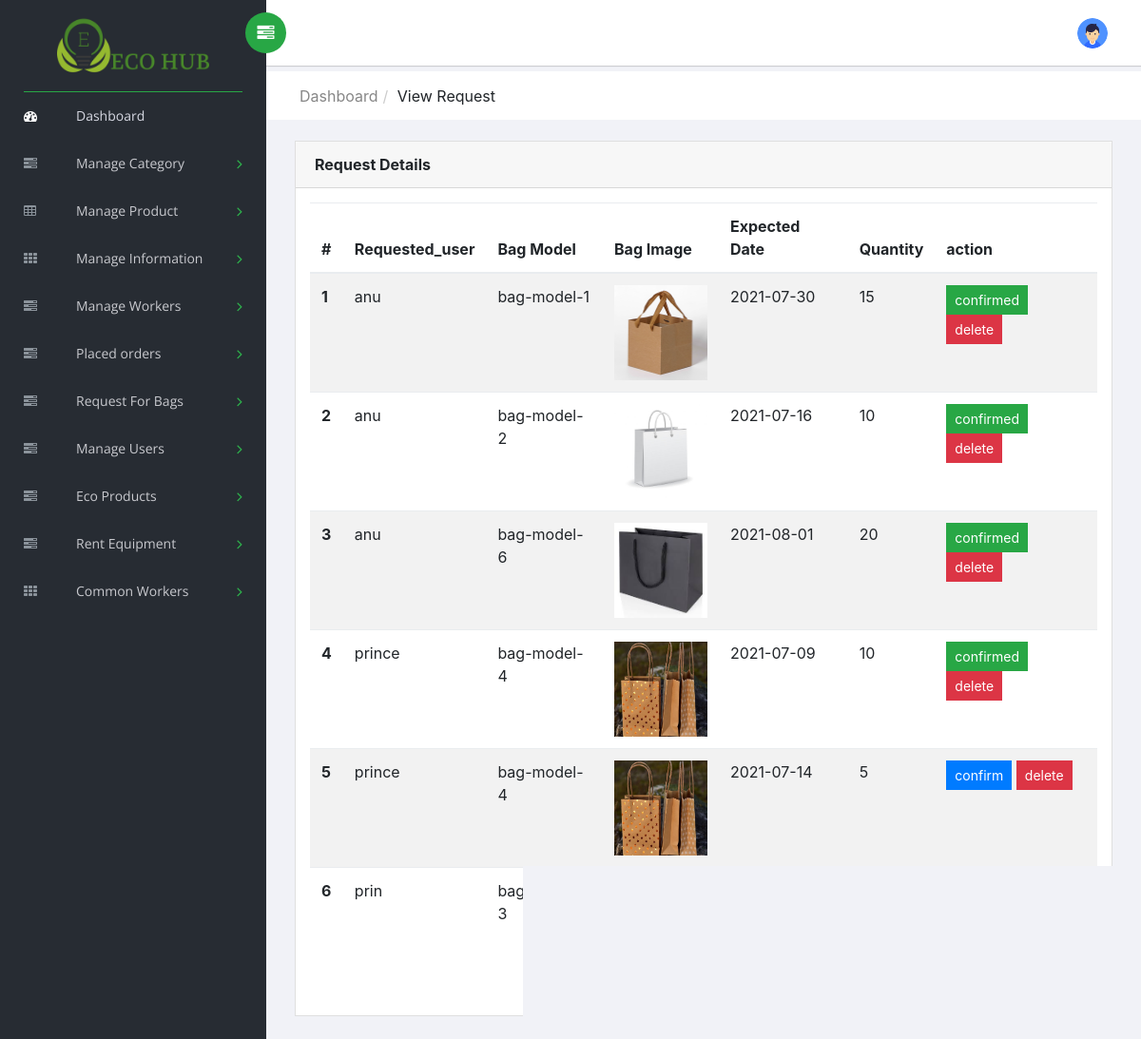
The page /admin/view_bag_req.php on the database its author committed.
### tables this page shows
CREATE TABLE `bag_req_tb` (
  `bag_req_id` int(11) NOT NULL,
  `bag_id` int(11) NOT NULL,
  `reg_id` int(11) NOT NULL,
  `date` varchar(20) NOT NULL DEFAULT current_timestamp(),
  `req_quantity` int(20) NOT NULL,
  `status` int(11) NOT NULL DEFAULT 0
);

CREATE TABLE `register_tb` (
  `reg_id` int(11) NOT NULL,
  `login_id` int(11) NOT NULL,
  `name` varchar(100) NOT NULL,
  `phone` varchar(20) NOT NULL,
  `email` varchar(50) NOT NULL,
  `address` varchar(200) NOT NULL,
  `status` varchar(11) NOT NULL DEFAULT '0'
);

CREATE TABLE `paper_bag_tb` (
  `bag_id` int(11) NOT NULL,
  `model_name` varchar(100) NOT NULL,
  `bag_image` varchar(100) NOT NULL
);

### admin/view_bag_req.php (the view, shortened to what this page needs)
<!DOCTYPE html>
<html class="no-js" lang="en">
<head>
    <link rel="stylesheet" href="vendors/bootstrap/dist/css/bootstrap.min.css">
    <link rel="stylesheet" href="vendors/font-awesome/css/font-awesome.min.css">
    <link rel="stylesheet" href="vendors/themify-icons/css/themify-icons.css">
    <link rel="stylesheet" href="vendors/flag-icon-css/css/flag-icon.min.css">
    <link rel="stylesheet" href="vendors/selectFX/css/cs-skin-elastic.css">
    <link rel="stylesheet" href="assets/css/style.css">
</head>
<body>
   <?php include'include/left_panel.php'; ?>
    <div id="right-panel" class="right-panel">
       <?php include'include/header.php';?>
        <div class="breadcrumbs">
            <div class="col-sm-8">
                <div class="page-header float-left">
                    <div class="page-title">
                        <ol class="breadcrumb text-right">
                            <li><a href="index.php">Dashboard</a></li>
                            <li class="active">view request</li>
                        </ol>
                    </div>
                </div>
            </div>
        </div>
        <div class="content mt-3">
            <div class="animated fadeIn">
                    <div class="col-lg-12">
                        <div class="card">
                            <div class="card-header">
                                <strong class="card-title">Request Details</strong>
                            </div>
                            <div class="card-body">
                                <table class="table table-striped">
                                    <thead>
                                        <tr>
                                            <th scope="col">#</th>
                                            <th scope="col">Requested_user</th>
                                            <th scope="col">Bag Model</th>
                                            <th scope="col">Bag Image</th>
                                            <th scope="col">Expected Date</th>
                                            <th>Quantity</th>
                                            <th scope="col">action</th>
                                        </tr>
                                    </thead>
                                    <tbody>
                                           <?php
                                           $query=mysqli_query($conn,"SELECT bag_req_tb.bag_req_id,bag_req_tb.bag_id,bag_req_tb.reg_id,bag_req_tb.date,bag_req_tb.req_quantity,bag_req_tb.status,register_tb.reg_id,register_tb.login_id,register_tb.name,paper_bag_tb.bag_id,paper_bag_tb.model_name,paper_bag_tb.bag_image FROM bag_req_tb JOIN register_tb ON bag_req_tb.reg_id=register_tb.reg_id JOIN paper_bag_tb ON paper_bag_tb.bag_id=bag_req_tb.bag_id WHERE req_quantity>0 ");
                                            $count=0;
                                            while ($row=mysqli_fetch_assoc($query)) { $count++;
                                            ?>
                                        <tr>
                                            <th scope="row"><?php echo $count; ?></th>
                                            <td><?php echo $row['name'];?></td>
                                            <td><?php echo $row['model_name'];?></td>
                                            <td><a href="#"><img src="image/<?php echo $row['bag_image'];?>" width="100" height="100" alt=""></a></td>
                                            <td><?php echo $row['date'];?></td>
                                            <td><?php echo $row['req_quantity'];?></td>
                                            <td>
                                                <?php if($row['status']=='0' ){?>
                                                <a class="btn btn-primary btn-sm" href="confirm_bag_req.php?id=<?php echo $row['bag_req_id'];?>">confirm</a><?php } else { ?>
                                                 <a class="btn btn-success btn-sm" style="color: white;">confirmed</a> <?php } ?>
                                                <a class="btn btn-danger btn-sm" onclick="return confirm('ARE YOU SURE?');" href="delete_bag_req.php?worker_delete=<?php echo $row['bag_req_id'];?>">delete</a></td>
                                        </tr>
                                        <?php } ?>
                                    </tbody>
                                </table>
                            </div>
                        </div>
                    </div>
                                        </div>
                                    </div>
                                </div>
</body>
</html>

### rows shown on the page
bag_req_tb: reg.name "anu", bag.model_name "bag-model-1", bag.bag_image (picture), date "2021-07-30", req_quantity "15", status "confirmed"
bag_req_tb: reg.name "anu", bag.model_name "bag-model-2", bag.bag_image (picture), date "2021-07-16", req_quantity "10", status "confirmed"
bag_req_tb: reg.name "anu", bag.model_name "bag-model-6", bag.bag_image (picture), date "2021-08-01", req_quantity "20", status "confirmed"
bag_req_tb: reg.name "prince", bag.model_name "bag-model-4", bag.bag_image (picture), date "2021-07-09", req_quantity "10", status "confirmed"
bag_req_tb: reg.name "prince", bag.model_name "bag-model-4", bag.bag_image (picture), date "2021-07-14", req_quantity "5"
bag_req_tb: reg.name "prin", bag.model_name "bag-model-3", bag.bag_image (placeholder picture)
